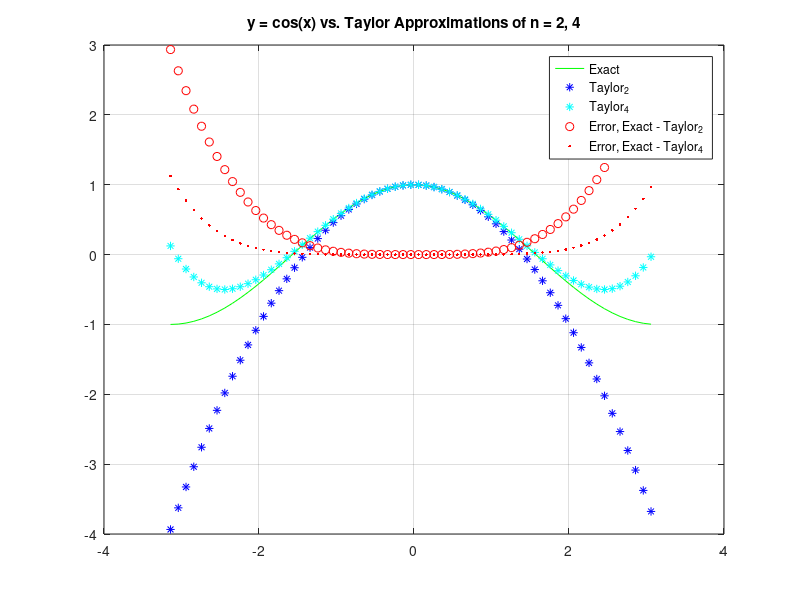

Write the MATLAB code that produced this figure.
% Problem 1, HW 1
% Roxanne Lutz
% 9/2/25
% MATH375
clc, clearvars
close all

% --------------------------------------
% Compare exact values of cos(x)
% to different Taylor approximations.
% --------------------------------------

h = 0.1; % domain spacing of 0.1
x = [-pi:h:pi]; % domain [-pi, pi]

y_exact = cos(x); % exact cos(x) function
y_taylor2 = 1 - (1/2)*(x.^2); % taylor approx, n = 2

figure(1); % init the figure

% --------------------------------------
% plot part (a):
% plot exact y and taylor approximation on n = 2
% --------------------------------------

plot(x, y_exact, 'g-'); hold on;
plot(x, y_taylor2, 'b*'); hold on;

% --------------------------------------
% plot part (b):
% plot taylor approximation of n = 4
% --------------------------------------

y_taylor4 = y_taylor2 + (1/24)*(x.^4);

plot(x, y_taylor4, 'c*'); hold on;

% --------------------------------------
% plot part (c)
% plot absolute errors e_2 and e_4
% --------------------------------------

% formula for absolute/actual error: |f(x) - P_n(x)|
e_2 = abs(y_exact - y_taylor2);
e_4 = abs(y_exact - y_taylor4);

plot(x, e_2, 'ro', x, e_4, 'r.'); hold on;

% some coherency for analyzing

legend( ...
    'Exact', ...
    'Taylor_2', ...
    'Taylor_4', ...
    'Error, Exact - Taylor_2', ...
    'Error, Exact - Taylor_4');
title('y = cos(x) vs. Taylor Approximations of n = 2, 4');
grid on;
